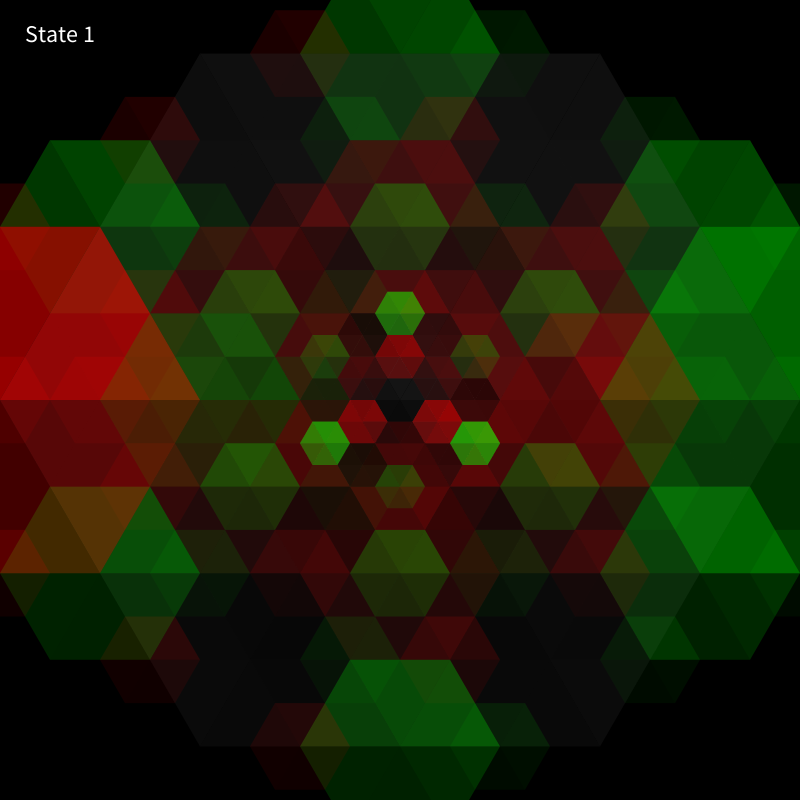
Frame 1 (no input)
Frame 60 (the mouse pressed at the canvas centre just before this capture): identical to frame 1, image omitted
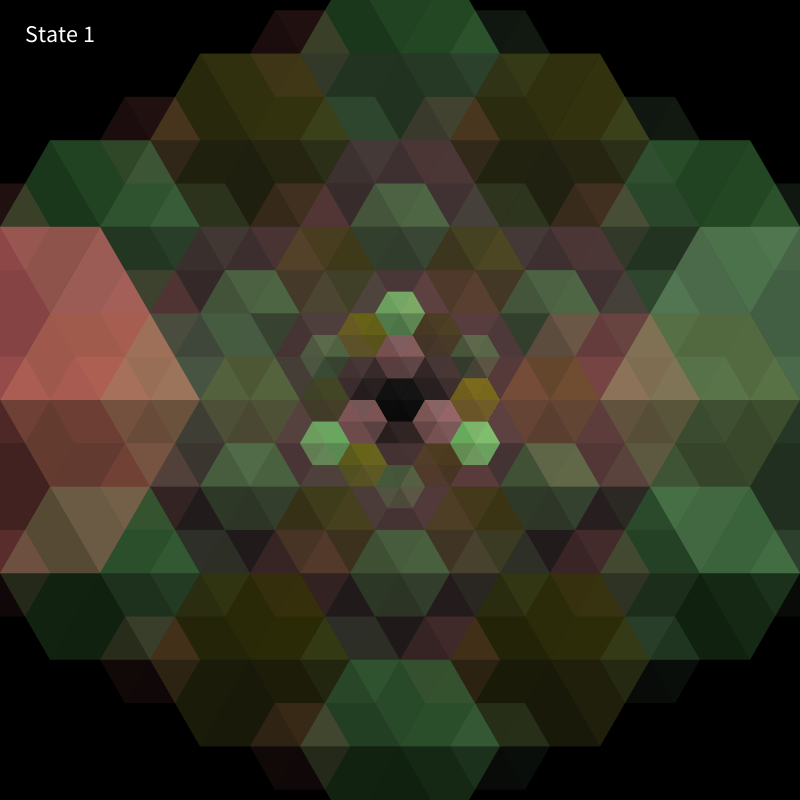
Frame 120 (the mouse held since frame 60 and released just before this capture)

The Processing sketch that drew these frames (run headless with seeded random() and noise(); from frame 60 on, the mouse is pressed at the canvas centre):

// Processing sketch: processing_172143
// ── processing_172143.pde

Kaleidoscope scope=new Kaleidoscope();
float move;
int state;
void setup() {

  size(800, 800);
}
void draw() {
  background(0);
  scope.mousePressed();
  scope.update();
  scope.drawShape(0, 0, width/2, color(20), 6, 0, state);
  fill(255);
  textSize(24);
  text("State "+ (state+1), 25, 25, width, height);
}

void mousePressed() {
  if (mouseButton == LEFT) { 
    if (state<4) {
      state++;
    } else {
      state=0;
    }
  }
}



class Kaleidoscope {

  float x, y, l, theta, count, num, pos, posTwo, posThree;
  color c;


  Kaleidoscope() {
    x=0;
    y=0;
    l=0;
    c=0; 
    theta=0;
    count=0;
    num=30;
    pos=dist(0, 0, mouseX, mouseY)/dist(0, 0, 800, 800);
    posTwo=dist(mouseX, mouseY, 800, 800)/dist(800, 800, 0, 0);
    posThree=dist(mouseX, mouseY, 0, 800)/dist(800, 800, 0, 0);
  }
//Primary Function//
  void drawShape(float x, float y, float l, color c, int hexNum, float rad, int s) {
    noStroke();
    //Pushmatrix so we can ltimately rotate//
    pushMatrix();
    //Push origin to center.
    translate(width/2, height/2); 
    //Rotate Controler//Rotates canvas//  
    rotate(theta+rad); 
    fill(c, l*.34);
    if (s==0) {
      //Draw Hexagon at origin//    

      num=80;
      triangle(x, y, x-l/2, y+(l*sqrt(3)/2), x-l, y);
      fill(c, l*.7);
      triangle(x, y, x+l/2, y-(l*sqrt(3)/2), x+l, y);
      fill(c, l*.55);
      triangle(x, y, x-l/2, y-(l*sqrt(3)/2), x-l, y);
      fill(c, l*.4);
      triangle(x, y, x+l/2, y+(l*sqrt(3)/2), x+l, y);
      fill(c, l/3);
      triangle(x, y, x+l/2, y+(l*sqrt(3)/2), x-l/2, y+(l*sqrt(3)/2));
      fill(c, l*.67);
      triangle(x, y, x-l/2, y-(l*sqrt(3)/2), x+l/2, y-(l*sqrt(3)/2));
    }
    if (s==1) {
      num=100;
      //Ellipses//
      for (int j=0; j<5; j++) {
        ellipse(x+l/j, y, l/j, l/j);
        ellipse(x-l/j, y, l/j, l/j);
        ellipse(x, y-l/j, l/j, l/j);
        ellipse(x, y+l/j, l/j, l/j);
      }
    }
    if (s==2) {
      num=50;
      //Rectanlges//
      rect(x, y, x-l/2, y-l/2);
      rect(x, y, x+l/2, y-l/2);
      rect(x, y, x-l/4, y+l/4);
      rect(x, y, x+l/8, y-l/8);
      rect(x, y, x-l/8, +l/8);
    }
    if (s==3) {
      num=60;
      //Cool lines//
      strokeWeight(l/10);
      stroke(c, 800/l);
      line(x, 0, 0, y);
      line(0, x, y, 0);
    }
    if (s==4) {
      num=60;
      rect(x, l/4, y, l/4);
      rect(y, l/4, x, l/4);

      rect(l/2, y, y, l/2); 
      rect(l/2, x, x, l/2); 
      rect(sqrt(l/2), x, sqrt(l), l/2); 
      rect(x, y, l/5, l/2+x);
    }
    popMatrix();


    if (l>num) {
      for (int n=0; n<hexNum; n++) {
        drawShape((l*3/4)*cos(n*trigCalc(hexNum)), l*3/4*sin(n*trigCalc(hexNum)), l/4, color(mouseX*255/width, mouseY*255/height, pos*255), 1, 0, s);
        drawShape((l*(sqrt(3)/4))*cos(n*trigCalc(hexNum)+PI/6), l*(sqrt(3)/4)*sin(n*trigCalc(hexNum)+PI/6), l/4, color(posThree*255, mouseX*255/width, mouseY*255/height), 3, 0, s);
        drawShape((l*(sqrt(3)/2))*cos(n*trigCalc(hexNum)+PI/6), l*(sqrt(3)/2)*sin(n*trigCalc(hexNum)+PI/6), l/4, color(mouseY*255/height, posTwo*255, mouseX*255/width), 3, 0, s);
      }
      drawShape(x+l, y, l/2, color(mouseX*255/width, posThree*255, mouseY*255/height), 6, 0, s);
      drawShape(x-l, y, l/2, color(255*posTwo, mouseY*255/height, mouseX*255/width), 6, 0, s);
    }
  }

  //Rotation Control//
  void update() {
    theta=theta+count;
  }

  //divices 2PI by number of hexagons.//
  float trigCalc(int hexNum) {
    float calc=2*PI/hexNum;
    return calc;
  }

  //control center//count controls rotation rate//
  void mousePressed() {
    if (mouseButton==LEFT) {

      count=-.01;
    }
    if (mouseButton==CENTER) {
      count=0;
    }
    if (mouseButton==RIGHT) {
      count=.01;
    }
  }
}

//by Christian Bigham//
